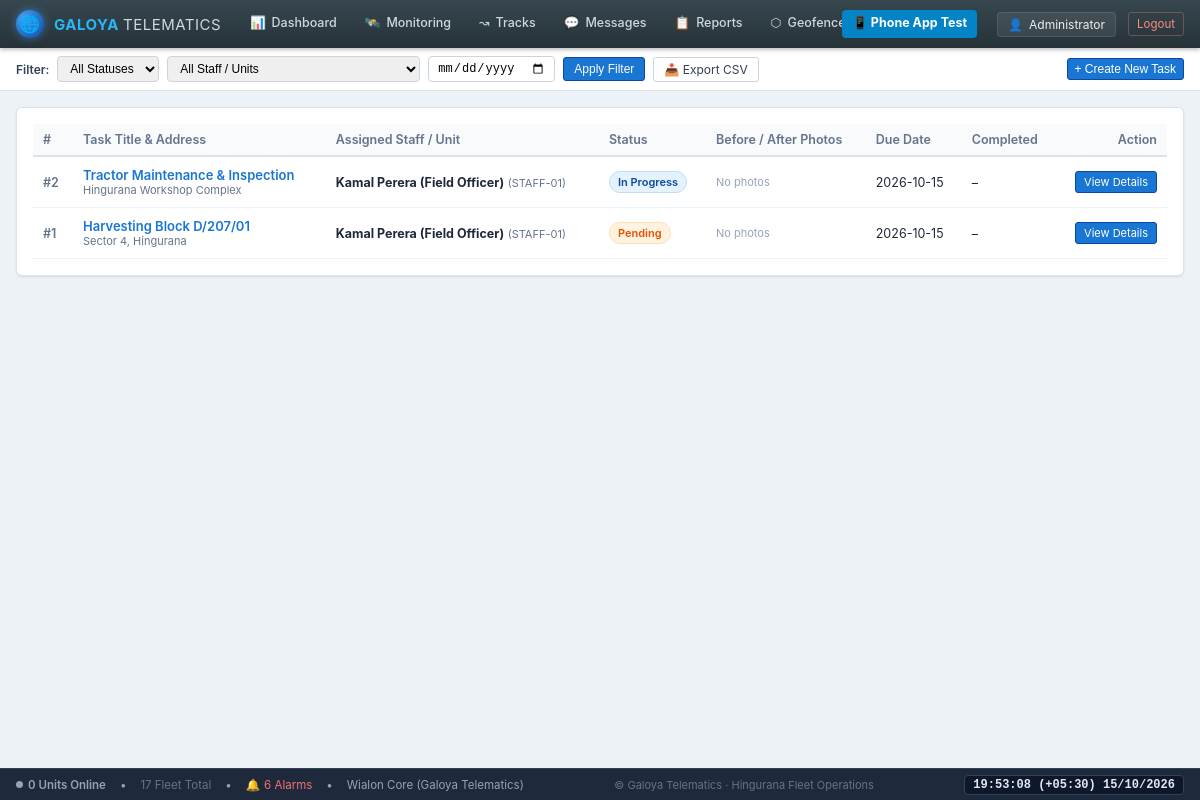
Page /backend/admin/tasks.php (signed in) on the committed database.
### tables this page shows
CREATE TABLE IF NOT EXISTS `users` (
  `id` int(11) NOT NULL AUTO_INCREMENT,
  `name` varchar(120) NOT NULL,
  `code` varchar(50) DEFAULT NULL,
  `unit_type` enum('staff','tractor','harvester','infielder','vehicle','excavator') NOT NULL DEFAULT 'staff',
  `operation_mode` enum('light','standard','custom') NOT NULL DEFAULT 'standard',
  `phone` varchar(30) NOT NULL,
  `password_hash` varchar(255) NOT NULL,
  `role` enum('admin','staff') NOT NULL DEFAULT 'staff',
  `active` tinyint(1) NOT NULL DEFAULT 1,
  `on_duty` tinyint(1) NOT NULL DEFAULT 0,
  `last_lat` decimal(10,7) DEFAULT NULL,
  `last_lng` decimal(10,7) DEFAULT NULL,
  `last_battery` tinyint(4) DEFAULT NULL,
  `speed` float NOT NULL DEFAULT 0,
  `ignition` tinyint(1) NOT NULL DEFAULT 0,
  `motion_state` enum('moving','stationary','idle','offline') NOT NULL DEFAULT 'offline',
  `sos_active` tinyint(1) NOT NULL DEFAULT 0,
  `last_seen` datetime DEFAULT NULL,
  `created_at` datetime NOT NULL DEFAULT current_timestamp(),
  `device_type` varchar(100) NOT NULL DEFAULT 'Teltonika FMB125',
  `server_address` varchar(150) NOT NULL DEFAULT 'nl.gpsgsm.org:21448',
  `unique_id` varchar(100) DEFAULT NULL,
  `icon_key` varchar(50) NOT NULL DEFAULT 'tractor_blue',
  `mileage_val` float NOT NULL DEFAULT 0,
  `engine_hours_val` float NOT NULL DEFAULT 0,
  `gprs_traffic_val` int(11) NOT NULL DEFAULT 0,
  `consumption_rate` float NOT NULL DEFAULT 10,
  `speed_limit` int(11) NOT NULL DEFAULT 60,
  `sensors_json` longtext DEFAULT NULL,
  `properties_json` longtext DEFAULT NULL,
  PRIMARY KEY (`id`),
  UNIQUE KEY `phone` (`phone`)
);

CREATE TABLE IF NOT EXISTS `tasks` (
  `id` int(11) NOT NULL AUTO_INCREMENT,
  `title` varchar(200) NOT NULL,
  `description` text DEFAULT NULL,
  `assigned_to` int(11) DEFAULT NULL,
  `address` varchar(255) DEFAULT NULL,
  `lat` decimal(10,7) DEFAULT NULL,
  `lng` decimal(10,7) DEFAULT NULL,
  `due_date` date DEFAULT NULL,
  `status` enum('pending','in_progress','done','cancelled') NOT NULL DEFAULT 'pending',
  `started_at` datetime DEFAULT NULL,
  `start_lat` decimal(10,7) DEFAULT NULL,
  `start_lng` decimal(10,7) DEFAULT NULL,
  `completed_at` datetime DEFAULT NULL,
  `end_lat` decimal(10,7) DEFAULT NULL,
  `end_lng` decimal(10,7) DEFAULT NULL,
  `staff_note` text DEFAULT NULL,
  `created_by` int(11) DEFAULT NULL,
  `created_at` datetime NOT NULL DEFAULT current_timestamp(),
  PRIMARY KEY (`id`),
  KEY `idx_assigned` (`assigned_to`,`status`),
  CONSTRAINT `tasks_ibfk_1` FOREIGN KEY (`assigned_to`) REFERENCES `users` (`id`) ON DELETE SET NULL
);

### backend/config.php (called while the page is built)
<?php
return [
    'db_host' => 'localhost',
    'db_name' => 'galoya5_track',
    'db_user' => 'galoya5_viraj',
    'db_pass' => 'gopl@#$1809',
    'map_provider' => 'osm',
    'google_maps_key' => '',
    'map_center' => [7.2050, 81.6580],
    'map_zoom' => 12,
    'timezone' => 'Asia/Colombo',
    'upload_dir' => __DIR__ . '/uploads',
    'upload_url' => 'uploads',
    'max_photo_mb' => 8,
    'offline_after_min' => 5,
];

### backend/bootstrap.php (called while the page is built, shortened)
<?php
$CONFIG = require __DIR__ . '/config.php';
function db(): PDO {
    static $pdo = null;
    global $CONFIG;
    if ($pdo === null) {
        try {
            $pdo = new PDO(
                "mysql:host={$CONFIG['db_host']};dbname={$CONFIG['db_name']};charset=utf8mb4",
                $CONFIG['db_user'], $CONFIG['db_pass'],
                [PDO::ATTR_ERRMODE => PDO::ERRMODE_EXCEPTION, PDO::ATTR_DEFAULT_FETCH_MODE => PDO::FETCH_ASSOC]
            );
            $pdo->exec("SET time_zone = '" . date('P') . "'");
        } catch (PDOException $e) {
            http_response_code(500);
            echo "<!doctype html><html><head><meta charset='utf-8'><title>Database Error</title></head><body style='font-family:-apple-system,sans-serif;background:#0f172a;color:#f8fafc;padding:40px;display:flex;justify-content:center'>";
            echo "<div style='max-width:580px;background:#1e293b;border:1px solid #ef4444;border-radius:12px;padding:24px;box-shadow:0 10px 30px rgba(0,0,0,0.5)'>";
            echo "<h2 style='color:#f87171;margin-top:0'>⚠️ Database Connection Error</h2>";
            echo "<p>Could not connect to database <strong>" . htmlspecialchars($CONFIG['db_name']) . "</strong> with user <strong>" . htmlspecialchars($CONFIG['db_user']) . "</strong>.</p>";
            echo "<div style='background:#0f172a;padding:12px;border-radius:6px;border-left:4px solid #ef4444;font-family:monospace;font-size:12px;color:#fca5a5;word-break:break-all'>" . htmlspecialchars($e->getMessage()) . "</div>";
            echo "<h4 style='margin-top:20px;color:#38bdf8'>How to fix in cPanel:</h4>";
            echo "<ol style='font-size:13px;line-height:1.6;color:#cbd5e1'>";
            echo "<li>Open <strong>cPanel &rarr; MySQL Databases</strong>.</li>";
            echo "<li>Check that database <code>" . htmlspecialchars($CONFIG['db_name']) . "</code> exists.</li>";
            echo "<li>Check that user <code>" . htmlspecialchars($CONFIG['db_user']) . "</code> is added to <code>" . htmlspecialchars($CONFIG['db_name']) . "</code> with <strong>ALL PRIVILEGES</strong>.</li>";
            echo "<li>Open <strong>phpMyAdmin</strong> and import <code>database_setup.sql</code>.</li>";
            echo "</ol>";
            echo "</div></body></html>";
            exit;
        }
    }
    return $pdo;
}
function q(string $sql, array $p = []): PDOStatement {
    $st = db()->prepare($sql);
    $st->execute($p);
    return $st;
}
function h($s): string { return htmlspecialchars((string)$s, ENT_QUOTES, 'UTF-8'); }

### backend/admin/tasks.php (the view, shortened to what this page needs)
<?php
require __DIR__ . '/_common.php';
$where = ['1=1'];
$p = [];
$sql = "SELECT t.*, u.name staff, u.code staff_code,
   (SELECT file_path FROM task_photos WHERE task_id=t.id AND type='before' ORDER BY id DESC LIMIT 1) bp,
   (SELECT file_path FROM task_photos WHERE task_id=t.id AND type='after' ORDER BY id DESC LIMIT 1) ap
   FROM tasks t LEFT JOIN users u ON u.id=t.assigned_to WHERE " . implode(' AND ', $where) . " ORDER BY t.id DESC LIMIT 500";
$tasks = q($sql, $p)->fetchAll();
layout_start('Tasks', 'tasks.php', true);
?>
<div class="w-subbar">
  <form method="get" style="display:flex;align-items:center;gap:8px;flex-wrap:wrap">
    <span style="font-weight:600;color:#334155">Filter:</span>
    <select name="status" style="width:auto;padding:4px 8px;font-size:12px;border:1px solid #cbd5e1;border-radius:4px">
      <option value="">All Statuses</option>
    </select>
    <select name="user" style="width:auto;padding:4px 8px;font-size:12px;border:1px solid #cbd5e1;border-radius:4px">
      <option value="">All Staff / Units</option>
    </select>
    <input type="date" name="date" value="<?= h($_GET['date'] ?? '') ?>" style="width:auto;padding:4px 8px;font-size:12px;border:1px solid #cbd5e1;border-radius:4px">
    <button type="submit" class="w-icon-btn primary" style="padding:4px 10px">Apply Filter</button>
    <a href="?<?= h(http_build_query($_GET + ['csv' => 1])) ?>" class="w-icon-btn" style="padding:4px 10px">📥 Export CSV</a>
  </form>
  <button class="w-icon-btn primary" onclick="document.getElementById('task-modal').style.display='flex'">
    + Create New Task
  </button>
</div>
<div class="w-page-container">
  <div class="w-card">
    <table class="w-table">
      <thead>
        <tr>
          <th style="width:40px">#</th>
          <th>Task Title & Address</th>
          <th>Assigned Staff / Unit</th>
          <th>Status</th>
          <th>Before / After Photos</th>
          <th>Due Date</th>
          <th>Completed</th>
          <th style="text-align:right">Action</th>
        </tr>
      </thead>
      <tbody>
        <?php foreach ($tasks as $t): ?>
          <tr>
            <td style="color:#64748b;font-weight:600">#<?= $t['id'] ?></td>
            <td>
              <a href="task.php?id=<?= $t['id'] ?>" style="font-weight:600;font-size:13px"><?= h($t['title']) ?></a>
              <?php if (!empty($t['address'])): ?>
                <div style="font-size:11px;color:#64748b"><?= h($t['address']) ?></div>
              <?php endif; ?>
            </td>
            <td>
              <strong><?= h($t['staff'] ?? 'Unassigned') ?></strong>
              <?php if (!empty($t['staff_code'])): ?>
                <span style="font-size:11px;color:#64748b">(<?= h($t['staff_code']) ?>)</span>
              <?php endif; ?>
            </td>
            <td><?= status_badge($t['status']) ?></td>
            <td>
              <div style="display:flex;gap:6px">
                <?php if (!$t['bp'] && !$t['ap']): ?>
                  <span style="color:#94a3b8;font-size:11px">No photos</span>
                <?php endif; ?>
              </div>
            </td>
            <td><?= h($t['due_date'] ?? '–') ?></td>
            <td><?= h($t['completed_at'] ? substr($t['completed_at'], 0, 16) : '–') ?></td>
            <td style="text-align:right">
              <a href="task.php?id=<?= $t['id'] ?>" class="w-icon-btn primary" style="font-size:11px;padding:3px 8px">View Details</a>
            </td>
          </tr>
        <?php endforeach; ?>
      </tbody>
    </table>
  </div>
</div>
<?php layout_end(); ?>

### backend/admin/_common.php (shortened to what this page needs)
<?php
require_once __DIR__ . '/../bootstrap.php';
function admin(): ?array {
    return q("SELECT * FROM users WHERE id=? AND role='admin' AND active=1", [$_SESSION['admin_id']])->fetch() ?: null;
}
function require_admin(): array {
    $a = admin();
    return $a;
}
function map_assets(): string {
    return '<link rel="stylesheet" href="https://unpkg.com/leaflet@1.9.4/dist/leaflet.css">'
         . '<script src="https://unpkg.com/leaflet@1.9.4/dist/leaflet.js"></script>'
         . '<script>window.MAP_PROVIDER="osm"</script>';
}
function layout_start(string $title, string $active, bool $map = false): void {
    $a = require_admin();
    $task_count = 0;
    try {
        $task_count = (int)q("SELECT COUNT(*) FROM tasks WHERE status IN ('pending', 'in_progress')")->fetchColumn();
    } catch (Throwable $e) {}
    $unread_notifs = 0;
    try {
        $unread_notifs = (int)q("SELECT COUNT(*) FROM notifications WHERE is_read=0")->fetchColumn();
    } catch (Throwable $e) {}
    $nav = [
        'dashboard.php'     => ['Dashboard', '📊'],
        'index.php'         => ['Monitoring', '🛰️'],
        'history.php'       => ['Tracks', '↝'],
        'messages.php'      => ['Messages', '💬'],
        'reports.php'       => ['Reports', '📋'],
        'geofences.php'     => ['Geofences', '⬡'],
        'drivers.php'       => ['Drivers', '👨‍✈️'],
        'notifications.php' => ['Notifications', '🔔', $unread_notifs > 0 ? $unread_notifs : null],
        'units.php'         => ['Units', '🚜'],
        'tasks.php'         => ['Tasks', '✓', $task_count > 0 ? $task_count : null],
        'settings.php'      => ['Settings', '⚙️'],
    ];
    ?><!doctype html>
<html lang="en">
<head>
  <link rel="stylesheet" href="assets/style.css">
  <?= $map ? map_assets() : '' ?>
</head>
<body>
  <header class="w-topbar">
    <div class="w-brand">
      <div class="globe-icon">🌐</div>
      <div>
        <span style="color:#29b6f6">GALOYA</span> <span style="font-weight:400;color:#cfd8dc">TELEMATICS</span>
      </div>
    </div>
    <nav class="w-nav">
      <?php foreach ($nav as $file => $item):
        $label = $item[0];
        $icon  = $item[1];
        $isActive = ($active === $file) || ($file === 'units.php' && $active === 'staff.php');
      ?>
        <a href="<?= $file ?>" class="w-tab <?= $isActive ? 'active' : '' ?>">
          <span><?= $icon ?></span>
          <span><?= h($label) ?></span>
        </a>
      <?php endforeach; ?>
    </nav>
    <div class="w-user">
      <a href="../app/" target="_blank" class="w-tab" style="background:#0284c7;color:#fff;border-radius:4px;padding:4px 10px;height:28px;margin-right:8px;font-weight:700" title="Test Mobile Phone App on Laptop">📱 Phone App Test</a>
      <div class="user-badge">
        <span>👤</span>
        <span><?= h($a['name'] ?? 'galoyap.admin') ?></span>
      </div>
      <a href="logout.php" class="logout-link">Logout</a>
    </div>
  </header>
  <main class="w-content">
<?php
}
function layout_end(): void {
    global $CONFIG;
    $off_min = (int)($CONFIG['offline_after_min'] ?? 10);
    $online_units = 0;
    $total_units = 0;
    $unread_notifs = 0;
    try {
        $total_units = (int)q("SELECT COUNT(*) FROM users WHERE role='staff' AND active=1")->fetchColumn();
        $online_units = (int)q("SELECT COUNT(*) FROM users WHERE role='staff' AND active=1 AND last_seen >= DATE_SUB(NOW(), INTERVAL ? MINUTE)", [$off_min])->fetchColumn();
        $unread_notifs = (int)q("SELECT COUNT(*) FROM notifications WHERE is_read=0")->fetchColumn();
    } catch (Throwable $e) {}
    ?>
  </main>
  <footer class="w-statusbar" style="display:flex;align-items:center;justify-content:space-between;padding:0 16px;height:32px;background:#1e293b;color:#94a3b8;font-size:11.5px;border-top:1px solid #334155;z-index:900">
    <div class="w-statusbar-left" style="display:flex;align-items:center;gap:14px">
      <span style="display:inline-flex;align-items:center;gap:5px;color:<?= $online_units > 0 ? '#22c55e' : '#94a3b8' ?>;font-weight:600">
        <span id="w-online-dot" style="width:7px;height:7px;border-radius:50%;background:<?= $online_units > 0 ? '#22c55e' : '#94a3b8' ?>;box-shadow:<?= $online_units > 0 ? '0 0 6px #22c55e' : 'none' ?>;display:inline-block"></span>
        <span id="w-online-units-count"><?= $online_units ?> <?= $online_units === 1 ? 'Unit' : 'Units' ?> Online</span>
      </span>
      <span>•</span>
      <span style="color:#64748b"><?= $total_units ?> Fleet Total</span>
      <span>•</span>
      <a href="notifications.php" style="color:<?= $unread_notifs > 0 ? '#f87171' : '#94a3b8' ?>;text-decoration:none;display:inline-flex;align-items:center;gap:4px">
        <span>🔔</span> <span><?= $unread_notifs ?> Alarms</span>
      </a>
      <span>•</span>
      <span title="Telematics Engine">Wialon Core (Galoya Telematics)</span>
    </div>
    <div style="font-size:11px;color:#64748b">
      © Galoya Telematics · Hingurana Fleet Operations
    </div>
    <div class="w-statusbar-right" style="display:flex;align-items:center;gap:10px">
      <span id="w-live-clock" style="font-family:monospace;font-weight:700;color:#e2e8f0;background:#0f172a;padding:2px 8px;border-radius:4px;border:1px solid #334155">
      </span>
    </div>
  </footer>
</body>
</html>
<?php
}
function status_badge(string $s): string {
    $class = match($s) {
        'pending'     => 'w-badge-pending',
        'in_progress' => 'w-badge-progress',
        'done'        => 'w-badge-done',
        'cancelled'   => 'w-badge-cancelled',
        default       => ''
    };
    $label = match($s) {
        'pending'     => 'Pending',
        'in_progress' => 'In Progress',
        'done'        => 'Completed',
        'cancelled'   => 'Cancelled',
        default       => $s
    };
    return "<span class=\"w-badge $class\">$label</span>";
}

### rows in the picture
users: name "Administrator"
tasks: id "2", title "Tractor Maintenance & Inspection", address "Hingurana Workshop Complex", assigned_to.name "Kamal Perera (Field Officer)", assigned_to.code "STAFF-01", status "In Progress", due_date "2026-10-15", completed_at "–"
tasks: id "1", title "Harvesting Block D/207/01", address "Sector 4, Hingurana", assigned_to.name "Kamal Perera (Field Officer)", assigned_to.code "STAFF-01", status "Pending", due_date "2026-10-15", completed_at "–"

### other values in the picture
$icon "📊"
$label "Dashboard"
$icon "🛰️"
$label "Monitoring"
$icon "↝"
$label "Tracks"
$icon "💬"
$label "Messages"
$icon "📋"
$label "Reports"
$icon "⬡"
$online_units "0"
$total_units "17"
$unread_notifs "6"
